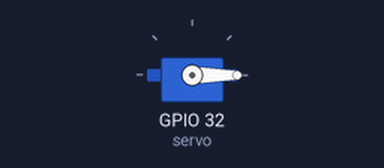
Simulated run of this program. Board: ESP32 board running MicroPython. Shown: servo. Wiring (from the project's diagram.json): red LED on GPIO 4, green button on GPIO 18, servo on GPIO 32. Servo angles are drawn from the pulse width (0.5 ms = 0°, 2.5 ms = 180°).

Above: at 0.05 s.
At 0.9 s:
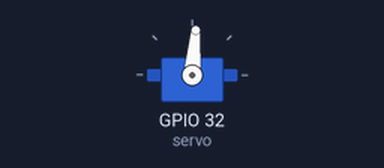
At 1.75 s:
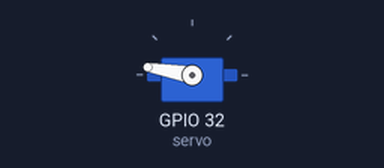
At 3.5 s:
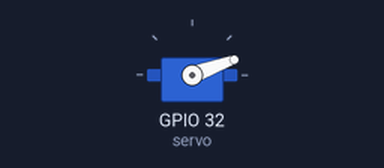
Timing chart, 0 to 8.5 s (numbered marks = the images above):
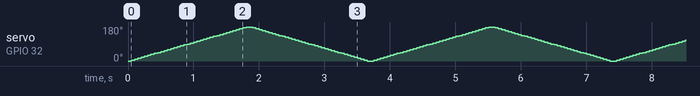

The program:

test.py
```python
# from machine import Pin
# import time

# button_pin = Pin(18, Pin.IN, Pin.PULL_UP)
# led= Pin(4, Pin.OUT)

# while True:
#     if button_pin.value() == 0:
#         print("Button Pressed!")
#         led.value(1)
#     else:
#         print("Button OFF!")
#         led.value(0)
#     time.sleep(0.2)


from machine import Pin, PWM
from time import sleep_ms
servo = PWM(Pin(32), freq=50)

def set_angle(angle):
    angle = max(0, min(180, angle))

    min_us = 500
    max_us = 2500
    pulse_us = min_us + (angle / 180) * (max_us - min_us)
    servo.duty_ns(int(pulse_us * 1000))

while True:
    # 0도에서 180도까지 이동
    for angle in range(0, 181, 5):
        set_angle(angle)
        sleep_ms(50)

    # 180도에서 0도까지 이동
    for angle in range(180, -1, -5):
        set_angle(angle)
        sleep_ms(50)
```
